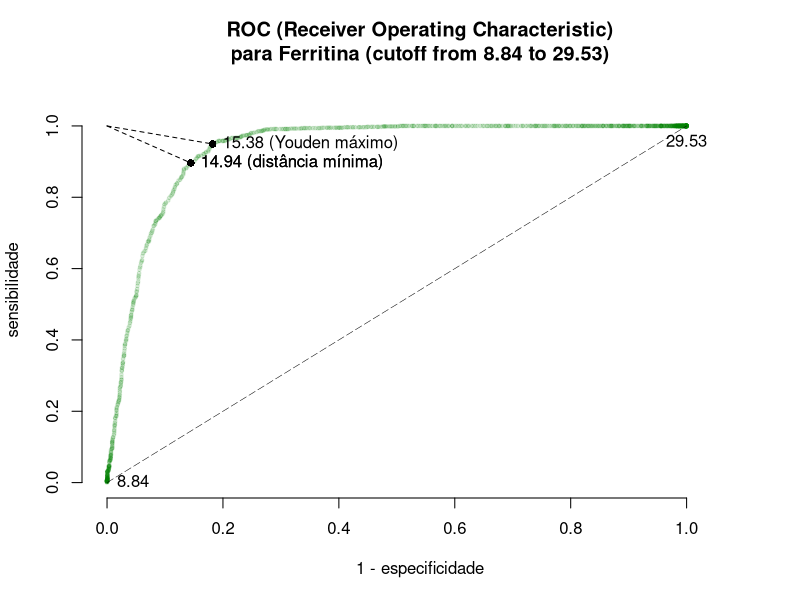

Source code (R):
# print(seed <- runif(1,1,1e6))
seed <- 392075
set.seed(seed)
# anemicos
anemicas <- rnorm(809, mean=12.972, sd=1.5)
saudaveis <- rnorm(1770, mean=18.246, sd=3)

data <- data.frame(matrix(data=c(
  rep("anêmica",length(anemicas)),
  rep("saudável",length(saudaveis)),
  anemicas,saudaveis
), ncol=2, nrow=length(anemicas)+length(saudaveis),
byrow=FALSE))
names(data) <- c("Grupo","Ferritina")
data$Ferritina <- as.numeric(data$Ferritina)
mincutoff <- min(data$Ferritina,na.rm=TRUE)
maxcutoff <- max(data$Ferritina,na.rm=TRUE)
cutoffs <- seq(mincutoff,maxcutoff,length.out=1000)
se <- c()
sp <- c()
for (cutoff in cutoffs)
{
  data$a <- data$b <- data$c <- data$d <- 0
  data$Pos <- FALSE
  data$Pos[data$Ferritina <  cutoff] <- TRUE
  data$a[data$Grupo=="anêmica" & data$Pos] <- 1
  data$b[data$Grupo=="saudável" & data$Pos] <- 1
  data$c[data$Grupo=="anêmica" & !data$Pos] <- 1
  data$d[data$Grupo=="saudável" & !data$Pos] <- 1
  tabela2x2 <- matrix(data=c(
    sum(data$a,na.rm=TRUE),
    sum(data$b,na.rm=TRUE),
    sum(data$c,na.rm=TRUE),
    sum(data$d,na.rm=TRUE)
  ),ncol=2,nrow=2,byrow=TRUE)
  colnames(tabela2x2) <- c("Anêmicas","Saudáveis")
  rownames(tabela2x2) <- c(paste0("Ferritina < ",round(cutoff,2)),
                           paste0("Ferritina >= ",round(cutoff,2)))
  if(sum(tabela2x2[,1],na.rm=TRUE)>0 & sum(tabela2x2[,2],na.rm=TRUE)>0)
  {
    se <- c(se,tabela2x2[1,1]/sum(tabela2x2[,1]))
    sp <- c(sp,tabela2x2[2,2]/sum(tabela2x2[,2]))
  } else
  {
    se <- c(se,NA)
    sp <- c(sp,NA)
  }
}
ROC <- data.frame(cutoffs,se,sp)
# escolhendo pelo índice de Youden
Y <- se+sp-1
ycut <- which(Y==max(Y,na.rm=TRUE))
ycutoff <- ROC$cutoffs[ycut]
# escolhendo pela minima distancia
ROC$dist <- (((1-sp)^2+(1-se)^2))^0.5
dcut <- which(ROC$dist==min(ROC$dist,na.rm=TRUE))
dcutoff <- ROC$cutoffs[dcut]
plot(1-sp,se,type="b",cex=0.5,
     pch=21,col="#00800020",bg="#00800020",
     xlim=c(0,1.08),ylim=c(0,1.08),bty="n",
     main=paste0("ROC (Receiver Operating Characteristic)\n",
                 "para Ferritina (cutoff from ",round(mincutoff,2),
                 " to ",round(maxcutoff,2),")"),
     xlab="1 - especificidade",
     ylab="sensibilidade")
lines(c(0,1),c(0,1),lwd=0.5,lty=5) # bissetriz
lines(c(0,1-sp[dcut]),c(1,se[dcut]),lty=2)
points(1-sp[dcut],se[dcut],pch=16)
lines(c(0,1-sp[ycut]),c(1,se[ycut]),lty=2)
points(1-sp[ycut],se[ycut],pch=16)
text(1-sp[dcut],se[dcut],paste0(round(mean(dcutoff),2)," (distância mínima)"),pos=4)
text(1-sp[ycut],se[ycut],paste0(round(mean(ycutoff),2)," (Youden máximo)"),pos=4)
text(0,0,round(mincutoff,2),pos=4)
text(1,1,round(maxcutoff,2),pos=1)
